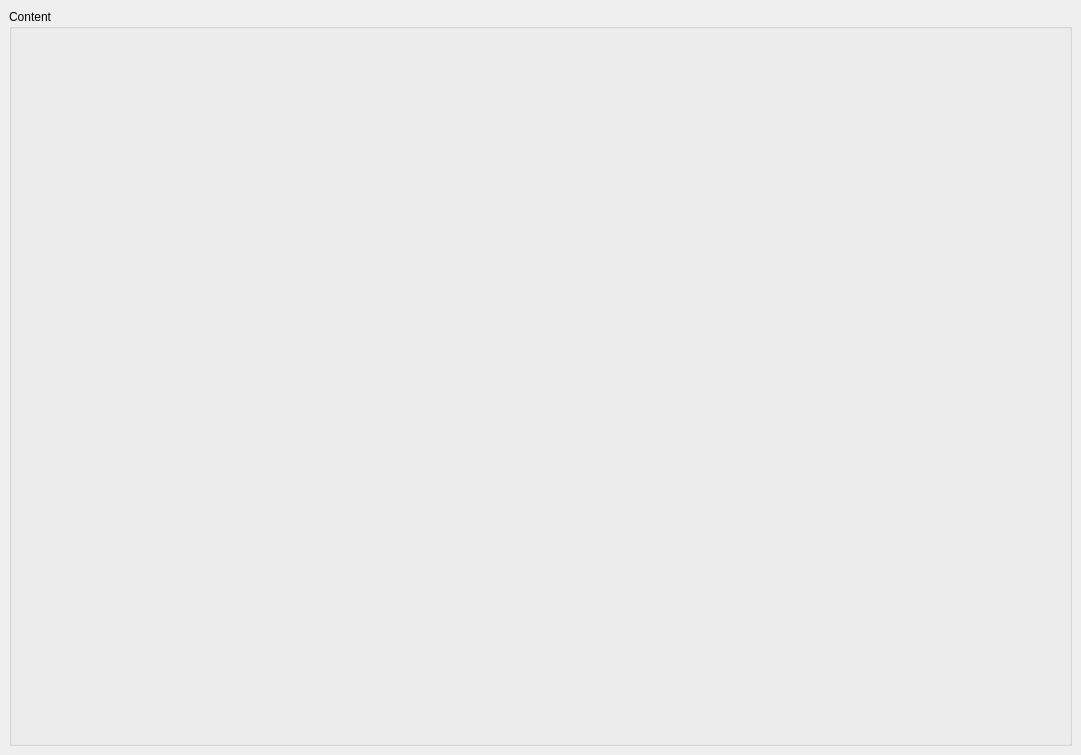
<?xml version="1.0" encoding="UTF-8"?>
<ui version="4.0">
 <class>MainWindow</class>
 <widget class="QMainWindow" name="MainWindow">
  <property name="geometry">
   <rect>
    <x>0</x>
    <y>0</y>
    <width>1081</width>
    <height>755</height>
   </rect>
  </property>
  <property name="sizePolicy">
   <sizepolicy hsizetype="Maximum" vsizetype="Maximum">
    <horstretch>0</horstretch>
    <verstretch>0</verstretch>
   </sizepolicy>
  </property>
  <property name="windowTitle">
   <string>MainWindow</string>
  </property>
  <widget class="QWidget" name="centralwidget">
   <layout class="QGridLayout" name="gridLayout">
    <item row="0" column="0">
     <widget class="QGroupBox" name="groupBox">
      <property name="title">
       <string>Content</string>
      </property>
      <layout class="QGridLayout" name="gridLayout_2">
       <item row="0" column="0">
        <widget class="BinaryTreeView" name="binaryTreeView" native="true"/>
       </item>
      </layout>
     </widget>
    </item>
   </layout>
  </widget>
  <action name="actionQuit">
   <property name="text">
    <string>Quit</string>
   </property>
  </action>
  <action name="actionQuit_2">
   <property name="text">
    <string>Quit</string>
   </property>
   <property name="shortcut">
    <string>Ctrl+Q</string>
   </property>
  </action>
 </widget>
 <customwidgets>
  <customwidget>
   <class>BinaryTreeView</class>
   <extends>QWidget</extends>
   <header location="global">CustomWidgets/BinaryTreeView.h</header>
   <container>1</container>
  </customwidget>
 </customwidgets>
 <resources/>
 <connections>
  <connection>
   <sender>actionQuit</sender>
   <signal>triggered()</signal>
   <receiver>MainWindow</receiver>
   <slot>close()</slot>
   <hints>
    <hint type="sourcelabel">
     <x>-1</x>
     <y>-1</y>
    </hint>
    <hint type="destinationlabel">
     <x>540</x>
     <y>377</y>
    </hint>
   </hints>
  </connection>
 </connections>
</ui>
